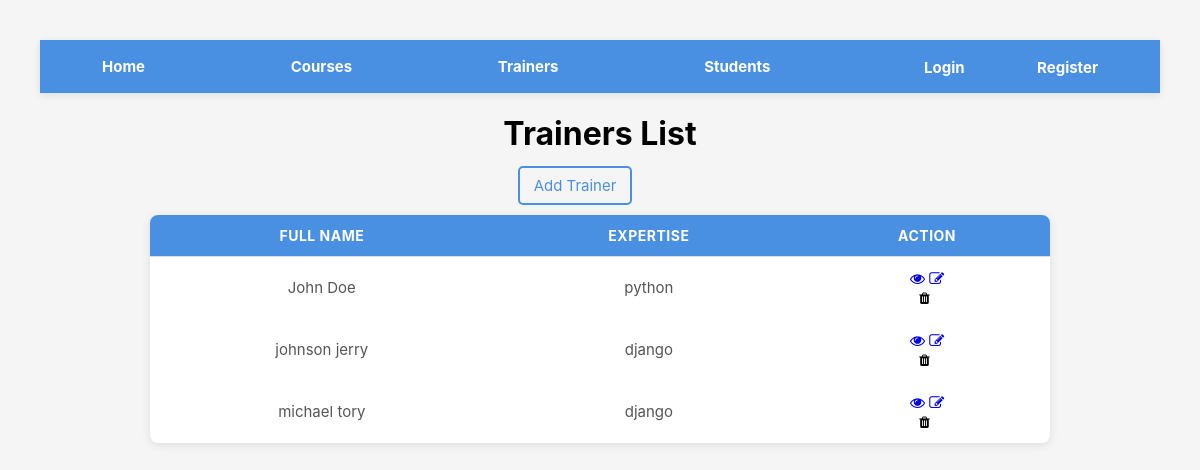
The app's page /academy/trainers/, older data.
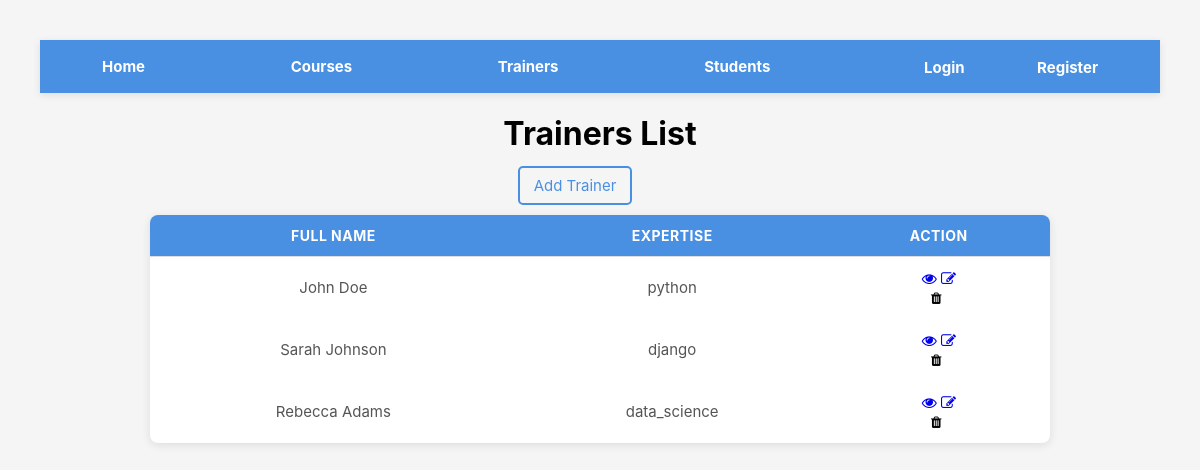
The same page, newer data.
### academy/models.py (models this page shows, shortened)
class Trainer(models.Model):
    expertise_choice = [
    ("python", "Python"),
    ("django", "Django"),
    ("data_science", "Data Science"),
    ]
    first_name = models.CharField(max_length=25)
    last_name = models.CharField(max_length=25)
    email = models.EmailField(unique=True)
    expertise = models.CharField(max_length=100, choices=expertise_choice)
    trainer_photo = models.ImageField(upload_to='images',default="images/default.jpg", blank=True)

### academy/views.py (the view)
# urls.py: path('trainers/', views.trainer,name='trainer'),
def trainer(request):
    trainers = Trainer.objects.all()
    context = {
        'trainers' : trainers,
    }
    return render(request, 'trainer.html',context)

### templates/trainer.html (shortened to what this page needs)
{% extends 'navbar.html' %}
{% load static %}
    {% block content %}
    <h1>Trainers List</h1>
        <a href="{% url 'add_trainer' %}" style=" margin: 10px 50px 20px 0; padding: 8px 14px;border: 2px solid #4a90e2; color: #4a90e2; text-decoration: none; border-radius: 5px; font-size: 15px;">Add Trainer</a>
    <br><br>
        <table>
        <thead>
            <tr>
                <th>Full Name</th>
                <th>Expertise</th>
                <th>Action</th>
            </tr>
        </thead>
        <tbody>
            {% for trainer in trainers %}
            <tr>
                <td>{{trainer.first_name}} {{trainer.last_name}}</td>
                <td>{{trainer.expertise}}</td>
                <td>
                    <div>
                        <a href="{% url 'view_trainer' trainer.id %}"><i class="fa fa-eye"></i></a>
                        <a href="{% url 'edit_trainer' trainer.id %}"><i class="fa fa-edit"></i></a>
                        <form action="{% url 'delete_trainer' trainer.id %}" method="POST">
                            <button type="submit" style="border:none; background:none; cursor:pointer; margin-left: -5px;">
                                <i class="fa fa-trash"></i>
                            </button>
                        </form>
                    </div>
                </td>
            </tr>
        </tbody>
        {% endfor %}
    </table>
    {% endblock %}

Row changes from the older to the newer data that the page shows:
changed Trainer "django": first_name "johnson" → "Sarah"; last_name "jerry" → "Johnson"
changed Trainer: first_name "michael" → "Rebecca"; last_name "tory" → "Adams"; expertise "django" → "data_science"
